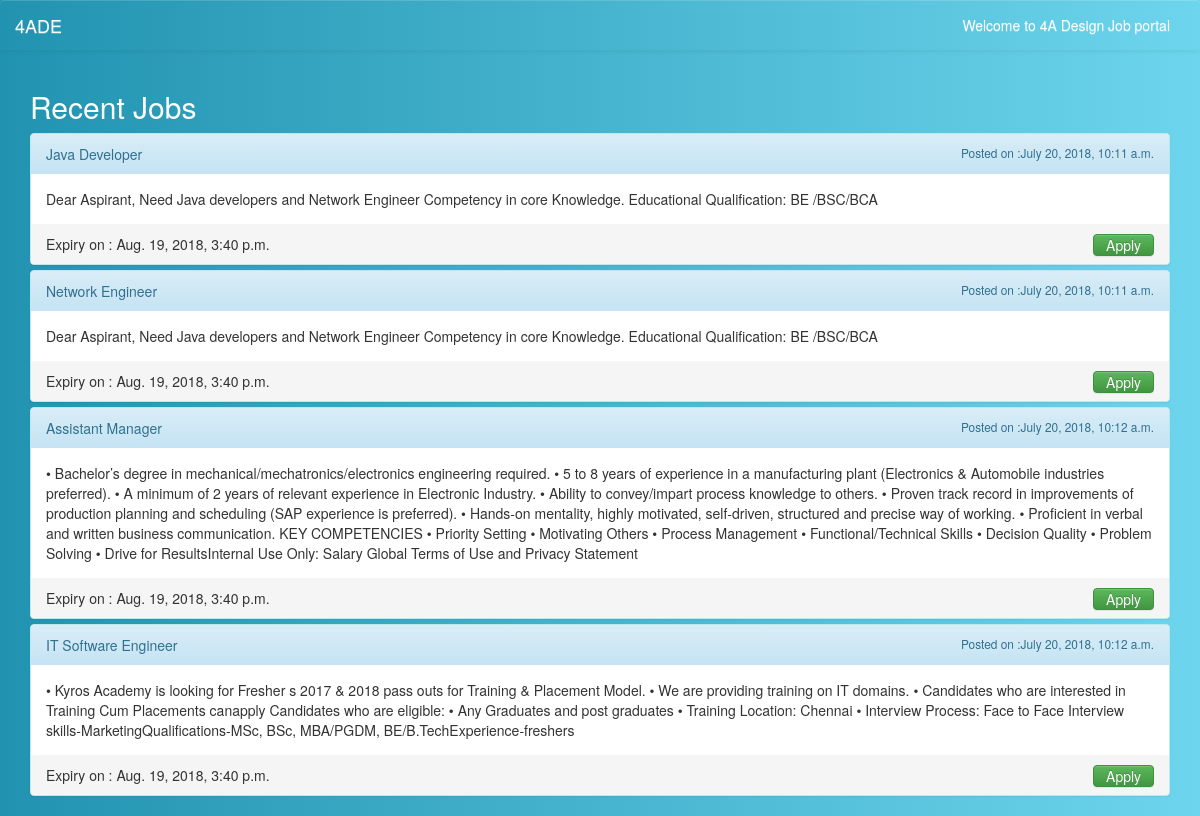
The page / on the database its author committed.
### jobs/models.py (models this page shows, shortened)
class JobDetails(models.Model):
    jobtitle = models.CharField(max_length=200)
    jobdescription = models.CharField(max_length=2000)
    posted_date = models.DateTimeField(auto_now_add=True)
    expiry_date = models.DateTimeField(default=datetime.now()+timedelta(days=30))
    class Meta:
         verbose_name = "Job Detail"

### jobs/views.py (the view)
# urls.py: path('', index,name='home'),
def index(request):
    jobdata = JobDetails.objects.all()
    return render(request, 'home.html',{'jobs':jobdata})

### templates/home.html (shortened to what this page needs)
{% extends "base.html" %}
{% load staticfiles %}
{% block content %}
<div class="container">
    {% if jobs %}
    <h2 class="text_white_color">Recent Jobs</h2>
    <div class="panel-group">
        {% for job in jobs%}
        <div class="panel panel-info">
            <div class="panel-heading">{{job.jobtitle}}<small class="pull-right">Posted on :{{job.posted_date}}</small></div>
            <div class="panel-body">{{job.jobdescription}}</div>
            <div class="panel-footer">Expiry on : {{job.expiry_date}}
                <a type="button" href="/apply/{{job.id}}" class="btn btn-success pull-right" style="padding-top:0px;padding-bottom:0px">Apply</a>
            </div>
        </div>
        {% endfor %}
    {% else %}
        <h3 class="text-center text_white_color" >Oops...No Jobs Available..</h3>
    {% endif %}
    </div>
</div>
{% endblock %}

### templates/base.html (shortened to what this page needs)
{% load staticfiles %}
<!doctype html>
<html>
    <head>
        <link rel="stylesheet" href="https://maxcdn.bootstrapcdn.com/bootstrap/3.3.7/css/bootstrap.min.css">
        <link rel="stylesheet" href="https://maxcdn.bootstrapcdn.com/bootstrap/3.3.7/css/bootstrap-theme.min.css">
        <link rel="stylesheet" href="{% static 'css/style.css' %}">
    </head>
    <body>
        <nav class="navbar navbar-default">
            <div class="container-fluid">
                <div class="navbar-header">
                    <a class="navbar-brand" href="/">4ADE</a>
                </div>
                <div class="collapse navbar-collapse" id="bs-example-navbar-collapse-1">
                    <ul class="nav navbar-nav navbar-right">
                        <li><a href="#" class="navbar_right_content">Welcome to 4A Design Job portal</a></li>
                    </ul>
                </div>
            </div>
        </nav>
        {% block content %}
        {% endblock %}
    </body>
</html>

### static/css/style.css (style rules this page uses)
body { background: linear-gradient(to right,#2193b0, #6dd5ed); }
.navbar { background: linear-gradient(to right,#2193b0, #6dd5ed); border: none; color: #fff; }
.navbar-brand,.navbar_right_content { color: #fff !important; }
.text_white_color { color: #fff !important; }

### rows shown on the page
JobDetails: jobtitle "Java Developer", posted_date "July 20, 2018, 10:11 a.m.", jobdescription "Dear Aspirant, Need Java developers and Network Engineer Competency in core Knowledge. Educational Qualification: BE /BSC/BCA", expiry_date "Aug. 19, 2018, 3:40 p.m."
JobDetails: jobtitle "Network Engineer", posted_date "July 20, 2018, 10:11 a.m.", jobdescription "Dear Aspirant, Need Java developers and Network Engineer Competency in core Knowledge. Educational Qualification: BE /BSC/BCA", expiry_date "Aug. 19, 2018, 3:40 p.m."
JobDetails: jobtitle "Assistant Manager", posted_date "July 20, 2018, 10:12 a.m.", jobdescription "• Bachelor’s degree in mechanical/mechatronics/electronics engineering required. • 5 to 8 years of experience in a manufacturing plant (Electronics & Automobile industries preferred). • A minimum of 2 years of relevant experience in Electronic Industry. • Ability to convey/impart process knowledge to others. • Proven track record in improvements of production planning and scheduling (SAP experience is preferred). • Hands-on mentality, highly motivated, self-driven, structured and precise way of working. • Proficient in verbal and written business communication. KEY COMPETENCIES • Priority Setting • Motivating Others • Process Management • Functional/Technical Skills • Decision Quality •…", expiry_date "Aug. 19, 2018, 3:40 p.m."
JobDetails: jobtitle "IT Software Engineer", posted_date "July 20, 2018, 10:12 a.m.", jobdescription "• Kyros Academy is looking for Fresher s 2017 & 2018 pass outs for Training & Placement Model. • We are providing training on IT domains. • Candidates who are interested in Training Cum Placements canapply Candidates who are eligible: • Any Graduates and post graduates • Training Location: Chennai • Interview Process: Face to Face Interview skills-MarketingQualifications-MSc, BSc, MBA/PGDM, BE/B.TechExperience-freshers", expiry_date "Aug. 19, 2018, 3:40 p.m."
